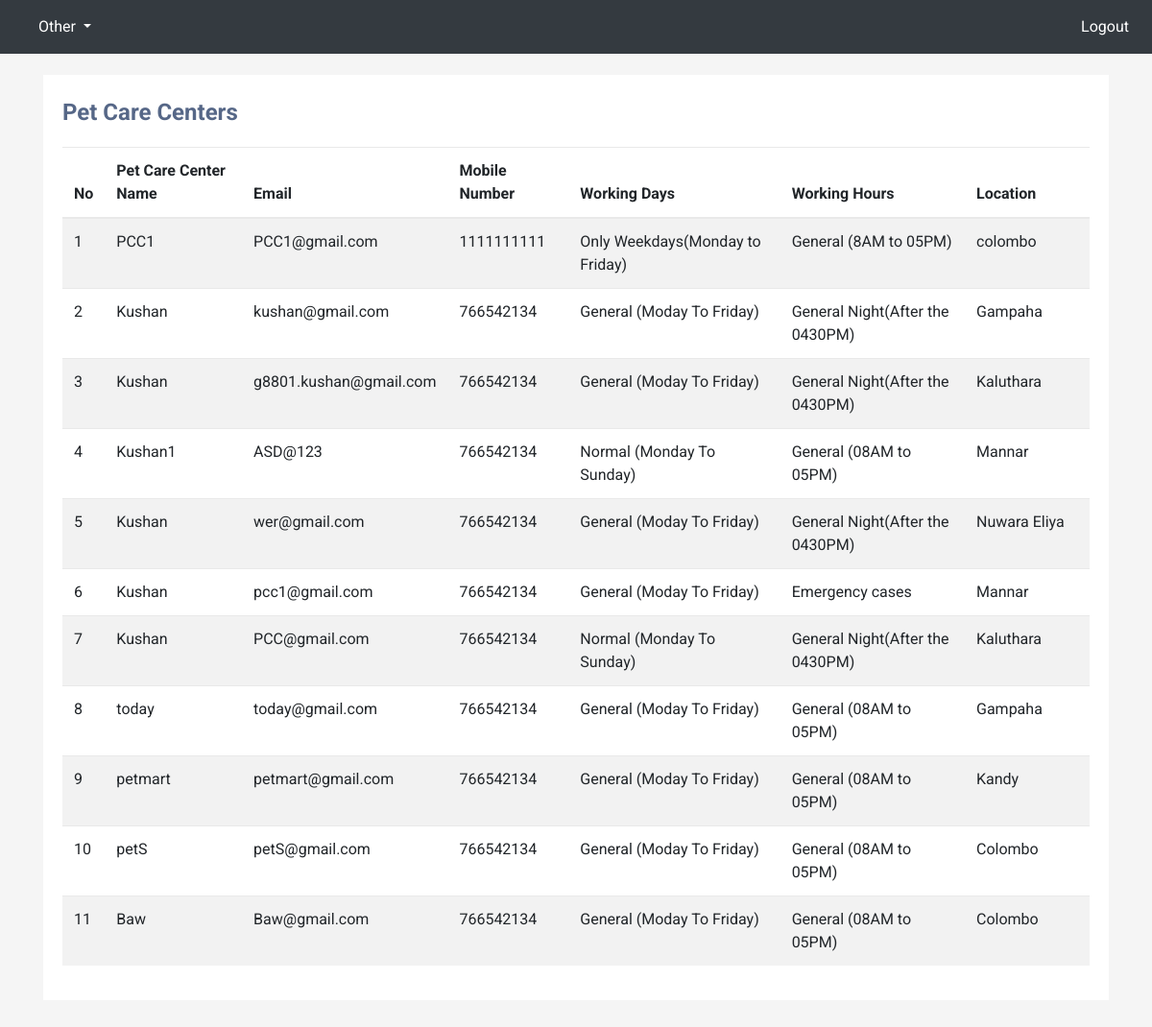
Page /view/PetCareCenter.php on the committed database.
### tables this page shows
CREATE TABLE `petcarecenter`  (
  `PCC_id` int(10) NOT NULL AUTO_INCREMENT,
  `pet_care_center_name` varchar(100) NOT NULL,
  `email` varchar(100) NOT NULL,
  `password` varchar(250) NOT NULL,
  `contact_num` int(10) NOT NULL,
  `Working_days` varchar(100) NOT NULL,
  `working_hours` varchar(100) NOT NULL,
  `location` varchar(100) NOT NULL,
  PRIMARY KEY (`PCC_id`) USING BTREE
);

### view/PetCareCenter.php (the view, shortened to what this page needs)
<?php
require('../db_conn.php');
 ?>
<!DOCTYPE html>
<html>
<head>
    <link rel="stylesheet" href="https://stackpath.bootstrapcdn.com/bootstrap/4.5.0/css/bootstrap.min.css">
    <link rel="stylesheet" href="https://maxcdn.bootstrapcdn.com/font-awesome/4.7.0/css/font-awesome.min.css">
</head>
<body>
    <nav class="navbar navbar-expand-md navbar-dark fixed-top bg-dark">
      <div class="collapse navbar-collapse" id="navbarsExampleDefault">
        <ul class="navbar-nav mr-auto">
          <li class="nav-item dropdown">
        <a class="nav-link dropdown-toggle active" href="#" id="navbarDropdown" role="button" data-toggle="dropdown" aria-haspopup="true" aria-expanded="false">
          Other
        </a>
        </li>
        </ul>
        <form class="form-inline my-2 my-lg-0">
          <ul class="navbar-nav mr-auto">
          <li class="nav-item">
            <a class="nav-link active" href="..\logout.php">Logout</a>
          </li></ul>
        </form>
      </div>
</nav>
<br><br>
<div class="container-xl">
    <div class="table-responsive">
        <div class="table-wrapper">
            <div class="table-title">
                <div class="row">
                    <div class="col-sm-5">
                        <h2><b>Pet Care Centers</b></h2>
                    </div>
                </div>
            </div>
            <table class="table table-striped table-hover">
                <thead>
                    <tr>
                        <th>No</th>
                        <th>Pet Care Center Name</th>
                        <th>Email</th>
                        <th>Mobile Number</th>
                        <th>Working Days</th>
                        <th>Working Hours</th>
                        <th>Location</th>
                    </tr>
                </thead>
                <tbody>
                    <?php
                        $ret=mysqli_query($conn,"select * from petcarecenter");
                        $cnt=1;
                        $row=mysqli_num_rows($ret);
                        if($row>0){
                        while ($row=mysqli_fetch_array($ret)) {
                    ?>
                    <tr>
                        <td><?php echo $cnt;?></td>
                        <td><?php  echo $row['pet_care_center_name'];?> </td>
                        <td><?php  echo $row['email'];?></td>
                        <td><?php  echo $row['contact_num'];?></td>
                        <td><?php  echo $row['Working_days'];?></td>
                        <td><?php  echo $row['working_hours'];?></td>
                        <td><?php  echo $row['location'];?></td>
                    </tr>
                    <?php
                    $cnt=$cnt+1;
                    } } else ?>
</body>
</html>

### view/PetCareCenter.php (style rules this page uses)
body { color: #566787; background: #f5f5f5; font-family: 'Roboto', sans-serif; }
.table-responsive { margin: 30px 0; }
.table-wrapper { min-width: 1000px; background: #fff; padding: 20px; box-shadow: 0 1px 1px rgba(0,0,0,.05); }
.table-title { font-size: 15px; padding-bottom: 10px; margin: 0 0 10px; min-height: 45px; }
.table-title h2 { margin: 5px 0 0; font-size: 24px; }
table.table tr th, table.table tr td { border-color: #e9e9e9; }
table.table td:last-child { width: 130px; }

### rows in the picture
petcarecenter: pet_care_center_name "PCC1", email "PCC1@gmail.com", contact_num "1111111111", Working_days "Only Weekdays(Monday to Friday)", working_hours "General (8AM to 05PM)", location "colombo"
petcarecenter: pet_care_center_name "Kushan", email "kushan@gmail.com", contact_num "766542134", Working_days "General (Moday To Friday)", working_hours "General Night(After the 0430PM)", location "Gampaha"
petcarecenter: pet_care_center_name "Kushan", email "g8801.kushan@gmail.com", contact_num "766542134", Working_days "General (Moday To Friday)", working_hours "General Night(After the 0430PM)", location "Kaluthara"
petcarecenter: pet_care_center_name "Kushan1", email "ASD@123", contact_num "766542134", Working_days "Normal (Monday To Sunday)", working_hours "General (08AM to 05PM)", location "Mannar"
petcarecenter: pet_care_center_name "Kushan", email "wer@gmail.com", contact_num "766542134", Working_days "General (Moday To Friday)", working_hours "General Night(After the 0430PM)", location "Nuwara Eliya"
petcarecenter: pet_care_center_name "Kushan", email "pcc1@gmail.com", contact_num "766542134", Working_days "General (Moday To Friday)", working_hours "Emergency cases", location "Mannar"
petcarecenter: pet_care_center_name "Kushan", email "PCC@gmail.com", contact_num "766542134", Working_days "Normal (Monday To Sunday)", working_hours "General Night(After the 0430PM)", location "Kaluthara"
petcarecenter: pet_care_center_name "today", email "today@gmail.com", contact_num "766542134", Working_days "General (Moday To Friday)", working_hours "General (08AM to 05PM)", location "Gampaha"
petcarecenter: pet_care_center_name "petmart", email "petmart@gmail.com", contact_num "766542134", Working_days "General (Moday To Friday)", working_hours "General (08AM to 05PM)", location "Kandy"
petcarecenter: pet_care_center_name "petS", email "petS@gmail.com", contact_num "766542134", Working_days "General (Moday To Friday)", working_hours "General (08AM to 05PM)", location "Colombo"
petcarecenter: pet_care_center_name "Baw", email "Baw@gmail.com", contact_num "766542134", Working_days "General (Moday To Friday)", working_hours "General (08AM to 05PM)", location "Colombo"
